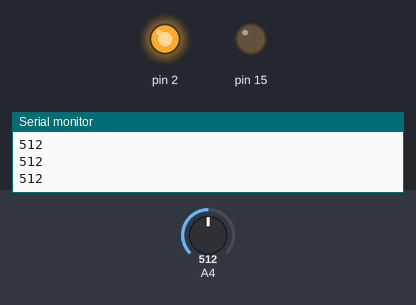
A sketch run on a simulated Arduino Mega 2560, built with avr-gcc and run on an emulated ATmega2560. Shown: output pins drawn as LEDs (lit = HIGH), the last lines printed to the serial monitor. The test bench sets the inputs (shaded band); at power-on: A4 = 512.

Above: at 1.2 s.
1.3 s: A4 set to 991
2.8 s: A4 set to 1014
At 3.2 s:
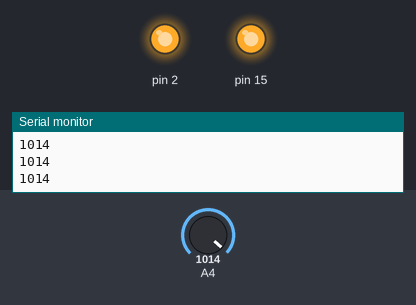
4.3 s: A4 set to 990
At 5.5 s:
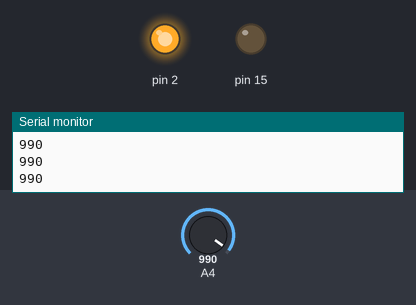
5.8 s: A4 set to 1010
At 7.0 s:
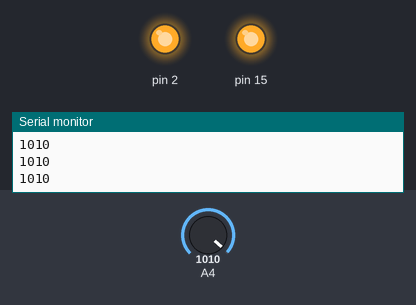
Timing chart, 0 to 8.3 s (numbered marks = the images above; inputs shaded):
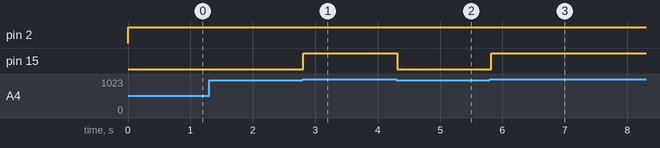

The sketch:

1004_AirQualitySensor.ino
```cpp
void setup() {
  // put your setup code here, to run once:
  pinMode(36, INPUT);
  pinMode(15, OUTPUT);
  pinMode(2, OUTPUT);
  pinMode(0, OUTPUT);
  Serial.begin(115200);
}

void loop() {
  // put your main code here, to run repeatedly:
  int value = analogRead(36);
  Serial.println(value);
  if (value >= 2000) {
    digitalWrite(15, 255);
    digitalWrite(2, 0);
    digitalWrite(0, 255);
  } else if (value >= 1500) {
    digitalWrite(15, 255);
    digitalWrite(2, 0);
    digitalWrite(0, 0);
  } else if (value >= 1000) {
    digitalWrite(15, 255);
    digitalWrite(2, 255);
    digitalWrite(0, 0);
  } else {
    digitalWrite(15, 0);
    digitalWrite(2, 255);
    digitalWrite(0, 0);
  }
  delay(100);
}
```

Measured:
- the behaviour switches between 999 and 1000 on A4 (found by bisection; images 0 and 1)
- after the input at 2.8 s, pin 15: LOW → HIGH at once
- after the input at 4.3 s, pin 15: HIGH → LOW at once
- after the input at 5.8 s, pin 15: LOW → HIGH at once
